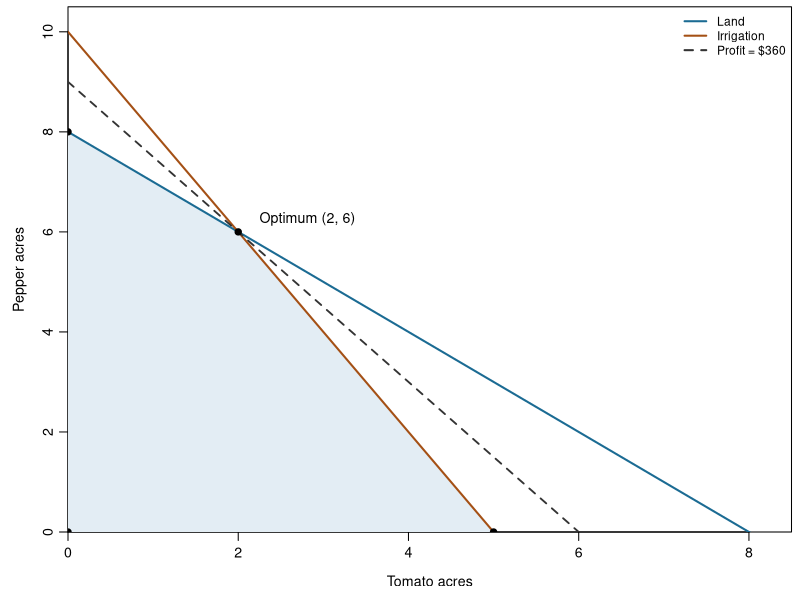

The R source for this figure:
## ---- chunk 1
#| label: verify-key
#| include: false
library(lpSolve)
near <- function(x, y, tol = 1e-7) {
  stopifnot(length(x) == length(y), max(abs(x - y)) < tol)
}
farm <- function(p = 60, water = 10, land = 8) {
  f <- lp("max", c(p, 40), rbind(c(1, 1), c(2, 1)),
          c("<=", "<="), c(land, water), compute.sens = TRUE)
  stopifnot(f$status == 0)
  f
}
near(farm()$solution, c(2, 6)); near(farm()$objval, 360)
near(farm()$duals[1:2], c(20, 20))
near(farm(water = 11)$solution, c(3, 5))
near(farm(water = 11)$objval, 380)
near(farm(water = 18)$solution, c(8, 0))
near(farm(water = 18)$objval, 480)
near(farm(land = 9)$solution, c(1, 8))
for (p in c(30, 39.9, 40, 50, 60, 70, 80, 80.1, 90)) {
  expected <- if (p < 40) 320 else if (p <= 80) 2*p + 240 else 5*p
  near(farm(p)$objval, expected)
}
for (b in seq(0, 18, by = 0.25)) {
  expected <- if (b <= 8) 40*b else if (b <= 16) 160 + 20*b else 480
  near(farm(water = b)$objval, expected)
}
for (p in c(100, 50)) {
  aa <- rbind(c(1, 2), c(3, 1))
  primal <- lp("max", c(p, 150), aa, c("<=", "<="), c(10, 12))
  dual <- lp("min", c(10, 12), t(aa), c(">=", ">="), c(p, 150))
  stopifnot(primal$status == 0, dual$status == 0)
  near(primal$objval, dual$objval)
  near(primal$solution, if (p == 100) c(2.8, 3.6) else c(0, 5))
  near(dual$solution, if (p == 100) c(70, 10) else c(75, 0))
}
near(-sum(c(-1.14917, -1.55083, 0, 1.44250) * c(1, .4, .3, .3)),
     1.336752)
## ---- chunk 2
#| label: farm-feasible-region
#| fig-width: 6.2
#| fig-height: 3.1
#| out-width: "90%"
#| fig-pos: H
#| fig-alt: "The feasible farm polygon has vertices (0,0), (5,0), (2,6), and (0,8). The optimal isoprofit line touches it at (2,6)."
par(mar = c(4, 4, 0.4, 0.5), mgp = c(2.4, .7, 0), cex = .85)
plot(NA, xlim = c(0, 8.5), ylim = c(0, 10.5),
     xlab = "Tomato acres", ylab = "Pepper acres", xaxs = "i", yaxs = "i")
polygon(c(0,5,2,0), c(0,0,6,8), col = "#E3EDF4", border = NA)
abline(a = 8, b = -1, col = "#1B6B93", lwd = 2)
abline(a = 10, b = -2, col = "#A45015", lwd = 2)
abline(a = 9, b = -1.5, col = "#333333", lty = 2, lwd = 1.8)
points(c(0,5,2,0), c(0,0,6,8), pch = 19)
text(2.15, 6.25, "Optimum (2, 6)", pos = 4)
legend("topright", c("Land", "Irrigation", "Profit = $360"),
       col = c("#1B6B93", "#A45015", "#333333"),
       lty = c(1,1,2), lwd = 2, bty = "n", cex = .85)
## ---- chunk 3
#| label: shipping-baseline
#| echo: true
#| results: hide
library(lpSolve)
cost <- c(4, 6, 8, 7, 5, 5, 4, 7, 6, 6)
A <- rbind(
  W1 = c(rep(1, 5), rep(0, 5)),
  W2 = c(rep(0, 5), rep(1, 5)),
  cbind(diag(5), diag(5))
)
rownames(A) <- c("W1", "W2", paste0("C", 1:5))
dir <- c("<=", "<=", rep(">=", 5))
b <- c(200, 180, 80, 70, 60, 90, 50)

solve_ship <- function(rhs = b) {
  fit <- lp("min", cost, A, dir, rhs, compute.sens = TRUE)
  stopifnot(fit$status == 0)
  lhs <- drop(A %*% fit$solution)
  residual <- ifelse(dir == "<=", rhs - lhs, lhs - rhs)
  stopifnot(all(fit$solution >= -1e-7),
            all(residual >= -1e-7),
            abs(sum(cost * fit$solution) - fit$objval) < 1e-7)
  fit
}
s <- solve_ship()
shipments <- matrix(s$solution, nrow = 2, byrow = TRUE,
                    dimnames = list(c("W1", "W2"), paste0("C", 1:5)))
lhs <- drop(A %*% s$solution)
constraint_table <- data.frame(
  constraint = rownames(A), direction = dir, rhs = b, lhs = lhs,
  slack_surplus = ifelse(dir == "<=", b - lhs, lhs - b),
  shadow_price = s$duals[seq_len(nrow(A))]
)
shipments
s$objval
constraint_table
## ---- chunk 4
#| label: shipping-scenarios
#| echo: true
#| results: hide
rhs_w1 <- b; rhs_w1[1] <- 210
rhs_w2_10 <- b; rhs_w2_10[2] <- 190
rhs_w2_40 <- b; rhs_w2_40[2] <- 220
rhs_w2_50 <- b; rhs_w2_50[2] <- 230
rhs_cases <- list(b, rhs_w1, rhs_w2_10, rhs_w2_40, rhs_w2_50)
fits <- lapply(rhs_cases, solve_ship)
scenario_table <- data.frame(
  scenario = c("Baseline", "W1 +10", "W2 +10", "W2 +40", "W2 +50"),
  cost = vapply(fits, function(f) f$objval, numeric(1))
)
scenario_table$saving <- s$objval - scenario_table$cost
scenario_table
stopifnot(max(abs(scenario_table$cost -
                 c(1850, 1850, 1840, 1810, 1810))) < 1e-7)
## ---- chunk 5
#| label: shipping-independent-checks
#| echo: true
#| results: hide
alternative <- c(80, 0, 20, 20, 50, 0, 70, 40, 70, 0)
alt_lhs <- drop(A %*% alternative)
stopifnot(all(alternative >= 0),
          all(alt_lhs[1:2] <= b[1:2] + 1e-7),
          all(alt_lhs[3:7] >= b[3:7] - 1e-7),
          abs(sum(cost * alternative) - 1850) < 1e-7)

# Check each stated marginal cost effect by a small RHS increase.
expected_duals <- c(0, -1, 4, 5, 8, 7, 5)
eps <- 0.01
finite_difference <- vapply(seq_along(b), function(i) {
  changed <- b
  changed[i] <- changed[i] + eps
  (solve_ship(changed)$objval - s$objval) / eps
}, numeric(1))
stopifnot(max(abs(finite_difference - expected_duals)) < 1e-6)

# Check the cost curve across and beyond the W2 breakpoint.
for (extra in seq(0, 60, by = 2)) {
  changed <- b; changed[2] <- 180 + extra
  stopifnot(abs(solve_ship(changed)$objval -
               (1850 - min(extra, 40))) < 1e-7)
}
